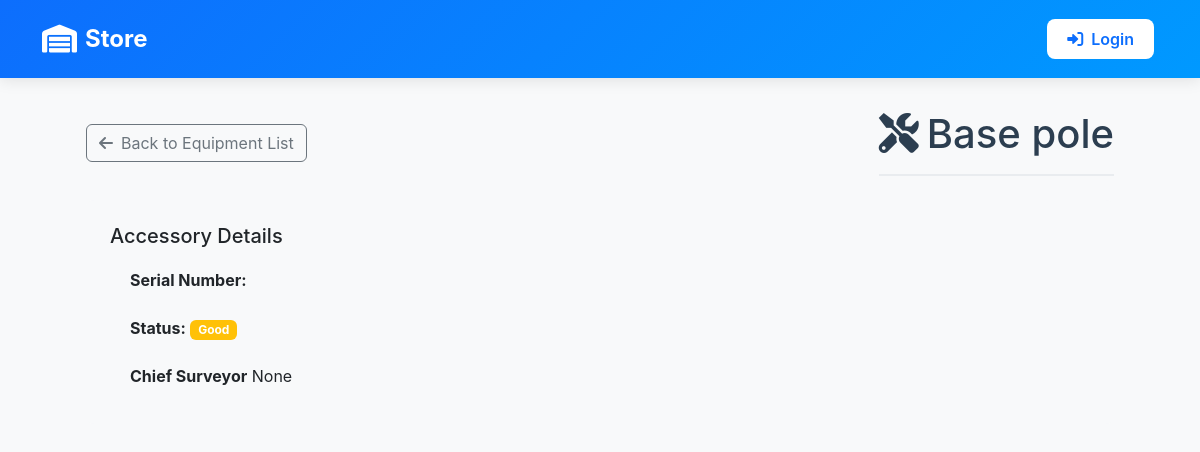
Page /inventory/accessory_detail/7/ on the committed database.
### inventory/models.py (models this page shows, shortened)
class Accessory(models.Model):
    ACCESSORY_TYPES = (
        ("tracking_rod", "Tracking Rod"),
        ("tripod", "Tripod"),
        ("external_radio", "External Radio"),
        ("car_battery", "Car battery"),
        ("base_pole", "Base pole"),
        ("tribrach", "Tribrach"),
        ("reflector", "Reflector"),
        ("levelling_staff", "Levelling staff"),
        ("GNSS Battery", "GNSS Battery"),
        ("Pole", "Pole"),
        ("Mini Prism", "Mini Prism"),
        ("Sheet", "Sheet"),
        ("Total Station prism", "Total Station Prism"),
        ("Radio", "Radio"),
        ("gps_extension_bar", "GPS Extension Bar"),
        ("bar_port", "Bar Port"),
        ("powerbank", "Powerbank"),
        ("external_radio_antenna", "External Radio Antenna"),
        ("Data Logger", "Data Logger"),
    )
    STATUS_CHOICES = [
        ('Good', 'Good'),
        ('Needs Repair', 'Needs Repair'),
        ('Bad', 'Bad'),
    ]
    RETURN_STATUS_CHOICES = [
        ('In Use', 'In Use'),
        ('Returning', 'Returning'),
        ('Delivering', 'Delivering'),
        ('With Chief Surveyor', 'With Chief Surveyor'),
        ('In Store', 'In Store'),
        ('Returned', 'Returned'),
    ]
    name = models.CharField(max_length=100, help_text="Accessory name from CSV")
    manufacturer = models.CharField(max_length=100, null=True, blank=True, help_text="Manufacturer from CSV")
    serial_number = models.CharField(max_length=50, default=generate_serial_number, unique=True, help_text="Unique serial number for the accessory")
    equipment = models.ForeignKey(EquipmentsInSurvey, on_delete=models.CASCADE, related_name='accessories', null=True, blank=True)
    chief_surveyor = models.ForeignKey(User, on_delete=models.CASCADE, null=True, blank=True)
    surveyor_responsible = models.CharField(max_length=100, null=True, blank=True)
    condition = models.CharField(max_length=50, help_text="Physical condition from CSV", default='Good', null=True, blank=True)
    status = models.CharField(max_length=20, choices=STATUS_CHOICES, default='Good', null=True, blank=True)
    return_status = models.CharField(max_length=20, choices=RETURN_STATUS_CHOICES, default='In Store', null=True, blank=True)
    comment = models.TextField(null=True, blank=True)
    date_assigned = models.DateTimeField(null=True, blank=True, help_text="Date when accessory was assigned to user")
    date_returned = models.DateTimeField(null=True, blank=True)
    assigned_by = models.ForeignKey(User, on_delete=models.SET_NULL, null=True, blank=True, related_name='assigned_accessories')
    returned_by = models.ForeignKey(User, on_delete=models.SET_NULL, null=True, blank=True, related_name='returned_accessories')
    delivery_status = models.CharField(max_length=10, choices=[('Delivered', 'Delivered'), ('Delivering', 'Delivering'), ('Cancelled', 'Cancelled'), ('gap', 'gap')], null=True, blank=True,default="gap")

### inventory/views.py (the view)
# urls.py: path('accessory_detail/<int:id>/', views.accessory_detail, name='accessory_detail'),
def accessory_detail(request, id):
    equipment = get_object_or_404(Accessory, id=id)
    return render(request, 'equipments/accessory_detail.html', {
        'accessory': equipment,
    })

### inventory/context_processors.py (called while the page is built)
def is_admin(request):
    return {'is_admin': request.user.is_authenticated and request.user.is_superuser}

### inventory/templates/equipments/accessory_detail.html (shortened to what this page needs)
{% extends 'base_dashboard.html' %}
{% load static %}
{% block content %}
<div class="container">
    <div class="equipment-detail">
        <div class="d-flex justify-content-between align-items-center mb-4">
            <a href="{% url 'request_equipment' %}" class="btn btn-outline-secondary">
                <i class="fas fa-arrow-left me-2"></i>Back to Equipment List
            </a>
            <h1 class="page-title mb-0">
                <i class="fas fa-tools me-2"></i>{{ accessory.name }}
            </h1>
        </div>
        <div class="equipment-info">
            <div class="row">
                <div class="col-md-6">
                    <h5>Accessory Details</h5>
                    <ul class="list-group">
                        <li class="list-group-item">
                            <strong>Serial Number:</strong> {{ accessory.serial }}
                        </li>
                        <li class="list-group-item">
                            <strong>Status:</strong>
                            <span class="badge {% if equipment.status == 'In Store' %}bg-success{% elif equipment.status == 'In Field' %}bg-primary{% else %}bg-warning{% endif %}">
                            {{ accessory.status }}
                        </span>
                        </li>
                        <li class="list-group-item">
                            <strong>Chief Surveyor</strong>
                            {{ accessory.chief_surveyor }}
                        </li>
                    </ul>
                </div>
            </div>
        </div>
    </div>
</div>
{% endblock %}

### inventory/templates/equipments/accessory_detail.html (style rules this page uses)
.equipment-detail { max-width: 1200px; margin: 0 auto; padding: 2rem; }
.page-title { color: #2c3e50; margin-bottom: 2rem; padding-bottom: 1rem; border-bottom: 2px solid #e9ecef; }
.equipment-info { background-color: #f8f9fa; border-radius: 8px; padding: 1.5rem; margin-bottom: 2rem; }
.list-group-item { border: none; padding: 0.75rem 1.25rem; background-color: transparent; }

### inventory/templates/base_dashboard.html (style rules this page uses)
body { font-family: 'Inter', Arial, sans-serif; margin: 0; padding: 0; background-color: #f8f9fa; }

### rows in the picture
Accessory: name "Base pole", status "Good", chief_surveyor "None"
